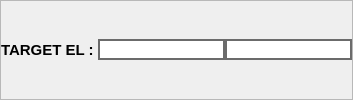
                         <widget class="QFrame" name="frame_68">
                          <property name="frameShape">
                           <enum>QFrame::StyledPanel</enum>
                          </property>
                          <property name="frameShadow">
                           <enum>QFrame::Raised</enum>
                          </property>
                          <layout class="QHBoxLayout" name="horizontalLayout_93">
                           <property name="spacing">
                            <number>0</number>
                           </property>
                           <property name="leftMargin">
                            <number>0</number>
                           </property>
                           <property name="topMargin">
                            <number>3</number>
                           </property>
                           <property name="rightMargin">
                            <number>0</number>
                           </property>
                           <property name="bottomMargin">
                            <number>3</number>
                           </property>
                           <item>
                            <widget class="QLabel" name="label_200">
                             <property name="font">
                              <font>
                               <pointsize>11</pointsize>
                               <weight>75</weight>
                               <bold>true</bold>
                              </font>
                             </property>
                             <property name="text">
                              <string>TARGET EL : </string>
                             </property>
                            </widget>
                           </item>
                           <item alignment="Qt::AlignRight">
                            <widget class="QLineEdit" name="tarElMax">
                             <property name="font">
                              <font>
                               <pointsize>10</pointsize>
                               <weight>75</weight>
                               <bold>true</bold>
                              </font>
                             </property>
                             <property name="styleSheet">
                              <string notr="true">border: 2px solid  rgb(107, 107, 107)
</string>
                             </property>
                             <property name="maxLength">
                              <number>6</number>
                             </property>
                             <property name="alignment">
                              <set>Qt::AlignCenter</set>
                             </property>
                             <property name="readOnly">
                              <bool>false</bool>
                             </property>
                            </widget>
                           </item>
                           <item alignment="Qt::AlignRight">
                            <widget class="QLineEdit" name="tarElMin">
                             <property name="font">
                              <font>
                               <pointsize>10</pointsize>
                               <weight>75</weight>
                               <bold>true</bold>
                              </font>
                             </property>
                             <property name="styleSheet">
                              <string notr="true">border: 2px solid  rgb(107, 107, 107)
</string>
                             </property>
                             <property name="maxLength">
                              <number>6</number>
                             </property>
                             <property name="alignment">
                              <set>Qt::AlignCenter</set>
                             </property>
                             <property name="readOnly">
                              <bool>false</bool>
                             </property>
                            </widget>
                           </item>
                          </layout>
                         </widget>
